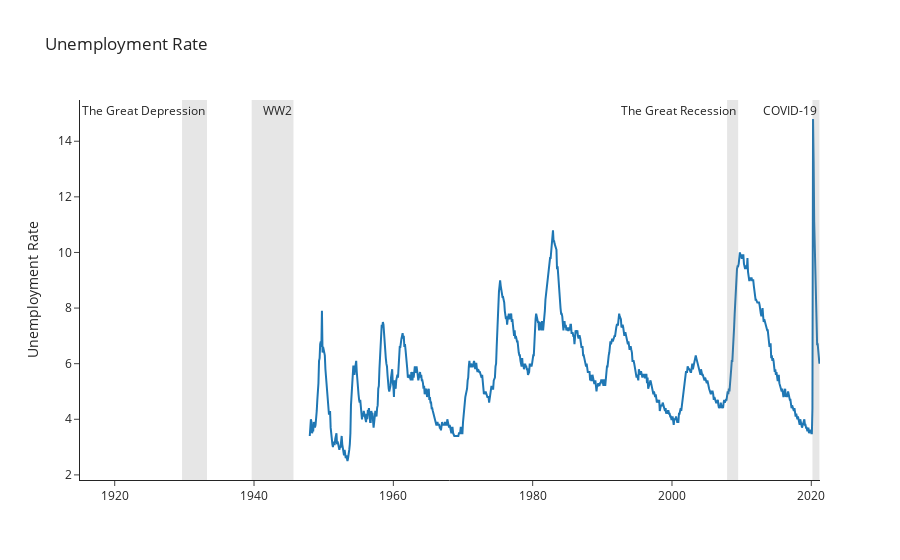

The code cell stored with this chart in its notebook:
### Code cell
# Get Unemployment Rate Data and graph it
unemployment_rate = quandl.get("FRED/UNRATE", authtoken="m6nQZWVxbd6F2y_ESnBH")
unemployment_rate.columns = ["Unemployment Rate"]
unemployment_rate["Unemployment Rate"] = unemployment_rate["Unemployment Rate"]
unemployment_rate_chart = go.Figure().update_layout(template="simple_white", yaxis=dict(title="Unemployment Rate"), title = "Unemployment Rate")
unemployment_rate_chart.add_trace(go.Scatter(x= unemployment_rate.index, y=unemployment_rate["Unemployment Rate"],mode='lines', name="Unemployment Rate"))
unemployment_rate_chart.add_vrect(x0=inflation_rate_cpi.index[inflation_rate_cpi.index=='1929-09-01'][0], x1=inflation_rate_cpi.index[inflation_rate_cpi.index=='1933-04-01'][0], line_width=0, fillcolor="grey", opacity=0.2, annotation_text = "The Great Depression")
unemployment_rate_chart.add_vrect(x0=inflation_rate_cpi.index[inflation_rate_cpi.index=='1939-09-01'][0], x1=inflation_rate_cpi.index[inflation_rate_cpi.index=='1945-09-01'][0], line_width=0, fillcolor="grey", opacity=0.2, annotation_text = "WW2")
unemployment_rate_chart.add_vrect(x0=inflation_rate_cpi.index[inflation_rate_cpi.index=='2007-12-01'][0], x1=inflation_rate_cpi.index[inflation_rate_cpi.index=='2009-07-01'][0], line_width=0, fillcolor="grey", opacity=0.2, annotation_text = "The Great Recession")
unemployment_rate_chart.add_vrect(x0=inflation_rate_cpi.index[inflation_rate_cpi.index=='2020-03-01'][0], x1=inflation_rate_cpi.index[-1], line_width=0, fillcolor="grey", opacity=0.2, annotation_text = "COVID-19")

### Figure 1 — Plotly figure (JSON) as saved in the notebook; plotly's stock layout.template omitted (floating-point values rounded to 4 significant figures; data arrays with more than 128 entries replaced by an {"elided": "..."} marker saying what was removed)
{"data": [{"mode": "lines", "name": "Unemployment Rate", "type": "scatter", "x": {"elided": "880 str values"}, "y": {"elided": "880 float values"}}], "layout": {"annotations": [{"showarrow": false, "text": "The Great Depression", "x": "1933-04-01T00:00:00", "xanchor": "right", "xref": "x", "y": 1, "yanchor": "top", "yref": "y domain"}, {"showarrow": false, "text": "WW2", "x": "1945-09-01T00:00:00", "xanchor": "right", "xref": "x", "y": 1, "yanchor": "top", "yref": "y domain"}, {"showarrow": false, "text": "The Great Recession", "x": "2009-07-01T00:00:00", "xanchor": "right", "xref": "x", "y": 1, "yanchor": "top", "yref": "y domain"}, {"showarrow": false, "text": "COVID-19", "x": "2021-03-01T00:00:00", "xanchor": "right", "xref": "x", "y": 1, "yanchor": "top", "yref": "y domain"}], "autosize": true, "shapes": [{"fillcolor": "grey", "line": {"width": 0}, "opacity": 0.2, "type": "rect", "x0": "1929-09-01T00:00:00", "x1": "1933-04-01T00:00:00", "xref": "x", "y0": 0, "y1": 1, "yref": "y domain"}, {"fillcolor": "grey", "line": {"width": 0}, "opacity": 0.2, "type": "rect", "x0": "1939-09-01T00:00:00", "x1": "1945-09-01T00:00:00", "xref": "x", "y0": 0, "y1": 1, "yref": "y domain"}, {"fillcolor": "grey", "line": {"width": 0}, "opacity": 0.2, "type": "rect", "x0": "2007-12-01T00:00:00", "x1": "2009-07-01T00:00:00", "xref": "x", "y0": 0, "y1": 1, "yref": "y domain"}, {"fillcolor": "grey", "line": {"width": 0}, "opacity": 0.2, "type": "rect", "x0": "2020-03-01T00:00:00", "x1": "2021-03-01T00:00:00", "xref": "x", "y0": 0, "y1": 1, "yref": "y domain"}], "title": {"text": "Unemployment Rate"}, "xaxis": {"autorange": true, "range": ["1920-05-23 17:07:01.4823", "2021-04-01"], "type": "date"}, "yaxis": {"autorange": true, "range": [1.817, 15.48], "title": {"text": "Unemployment Rate"}, "type": "linear"}}}
